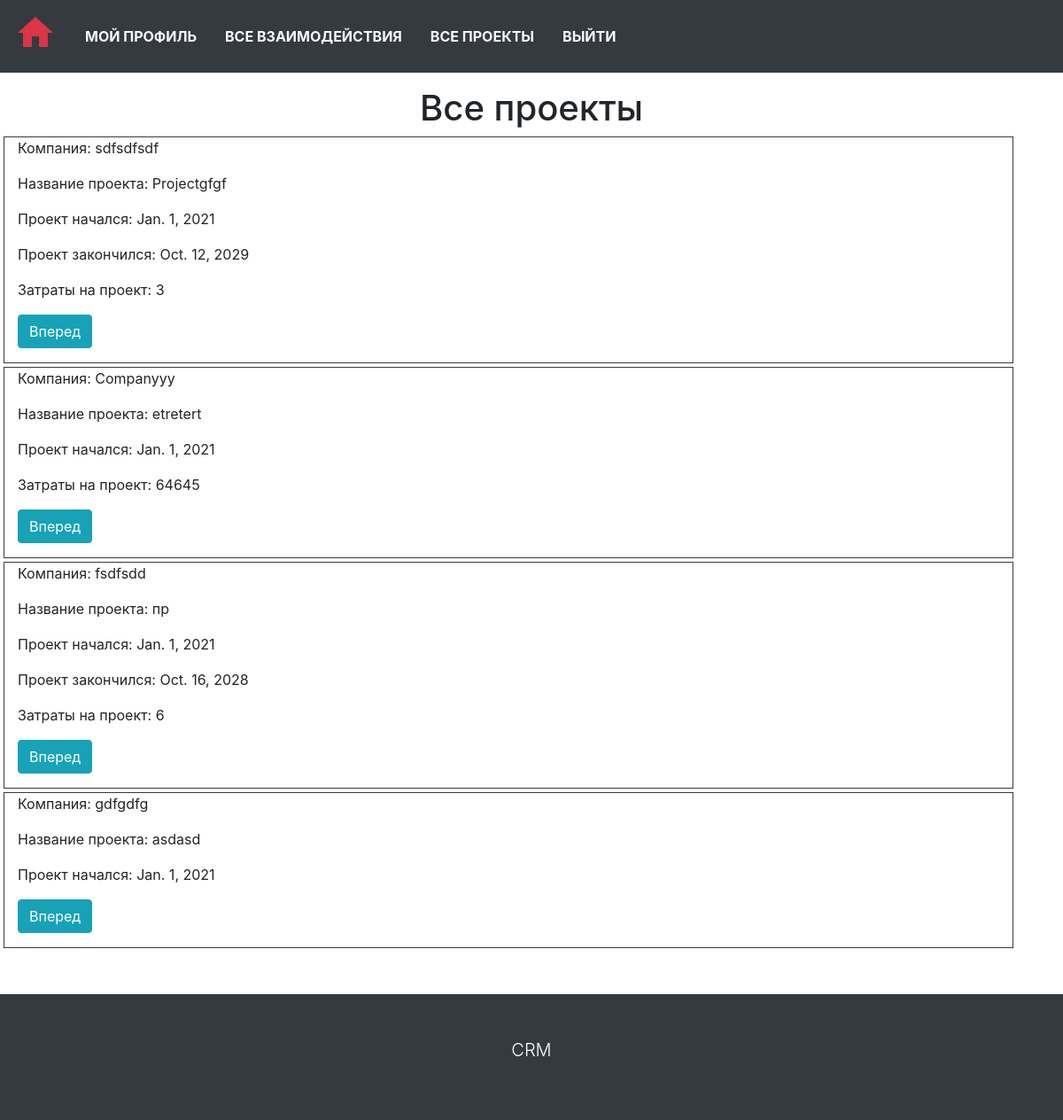
The page /all-projects/ (signed in) on the database as committed earlier.
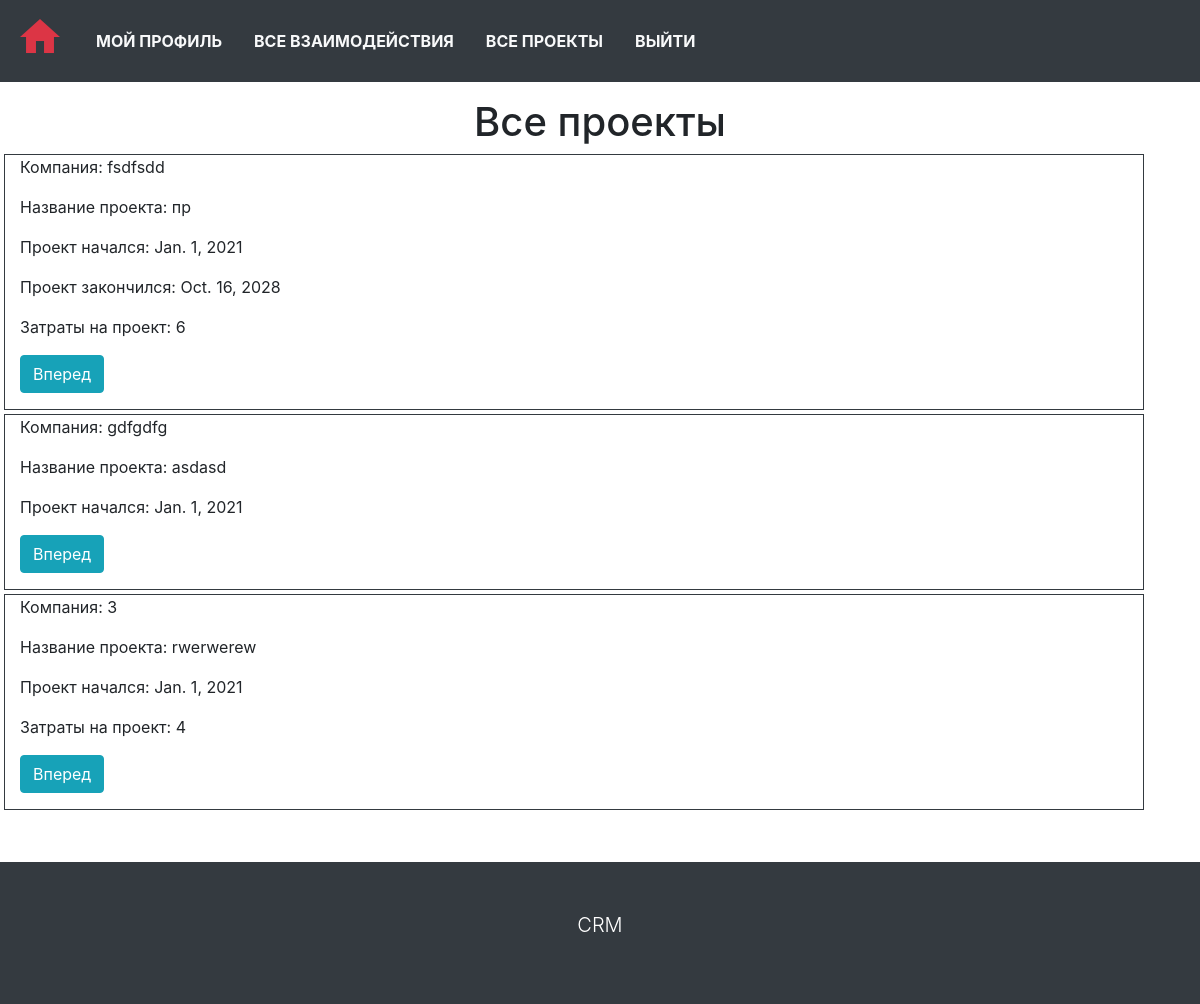
The same page on the database as committed later.
### main_crm/models.py (models this page shows, shortened)
class Project(models.Model):
    user = models.ForeignKey('Company', on_delete=models.CASCADE)
    title = models.CharField(max_length=250)
    description = RichTextUploadingField(blank=True)
    started_at = models.DateField()
    finished_at = models.DateField(blank=True, null=True)
    cost = models.IntegerField(blank=True, null=True, validators=(MinValueValidator(0),))
    class Meta:
        ordering = ['-started_at']
        verbose_name = 'Project'
        verbose_name_plural = 'Projects'

class Company(models.Model):
    company_name = models.CharField(max_length=150, unique=True)
    slug = models.SlugField(unique=True, null=True)
    fio = models.CharField(max_length=150)
    description = RichTextUploadingField(blank=True)
    published = models.DateField(auto_now_add=True)
    edited = models.DateField(auto_now=True)
    class Meta:
        ordering = ['published']
        verbose_name = 'Company'
        verbose_name_plural = 'Companies'
    def __str__(self):
        return self.company_name

### main_crm/views.py (the view)
# urls.py: path('all-projects/', views.AllProjectsListView.as_view(), name='all-projects'),
class AllProjectsListView(LoginRequiredMixin, ListView):
    template_name = 'cms_mainpage/all-projects.html'
    def get_queryset(self):
        return Project.objects.all()

### main_crm/templates/cms_mainpage/all-projects.html (shortened to what this page needs)
{% extends 'base.html' %}
{% block content %}
<h1 class="display-5 text-center mt-3">Все проекты</h1>
{% for project in project_list %}
<div class="container m-1 border border-dark">
    <p>Компания: {{ project.user }}</p>
    <p>Название проекта: {{ project.title }}</p>
    <p>Проект начался: {{ project.started_at }}</p>
    {% if project.finished_at %}
    <p>Проект закончился: {{ project.finished_at }}</p>
    {% endif %}
    {% if project.cost %}
    <p>Затраты на проект: {{ project.cost }}</p>
    {% endif %}
    <p><a href="{% url 'project-detail' project.pk %}" class="btn btn-info" role="button">Вперед</a></p>
</div>
{% endfor %}
{% endblock %}

Rows that differ between the two databases and show on the page:
removed Project: user "sdfsdfsdf", title "Projectgfgf", started_at "Jan. 1, 2021", finished_at "Oct. 12, 2029", cost "3"
removed Project: user "Companyyy", title "etretert", started_at "Jan. 1, 2021", cost "64645"
added Project: user "З", title "rwerwerew", started_at "Jan. 1, 2021", cost "4"
